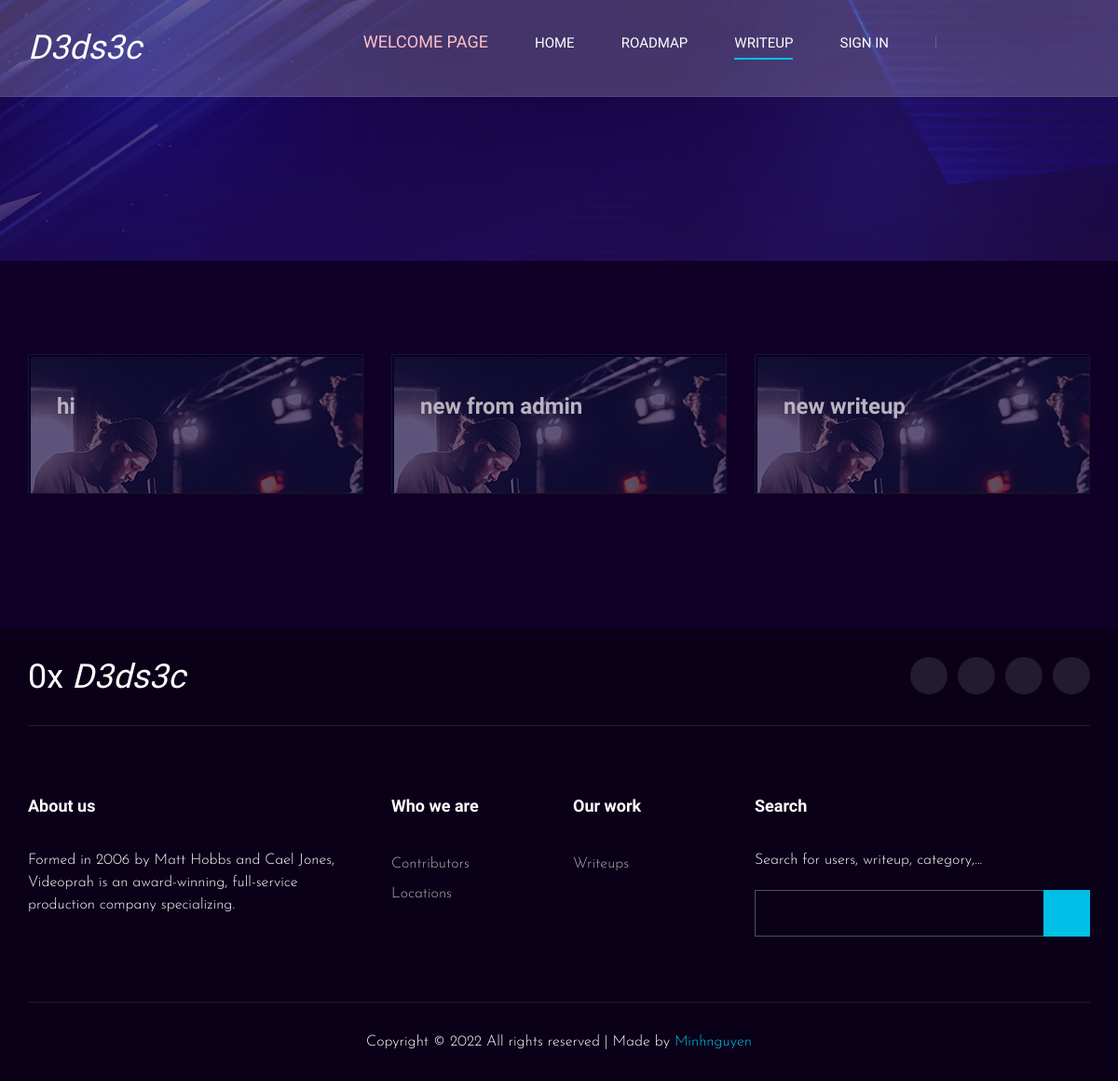
The page /dedsec/category/pwnable.kr/ on the database as committed earlier.
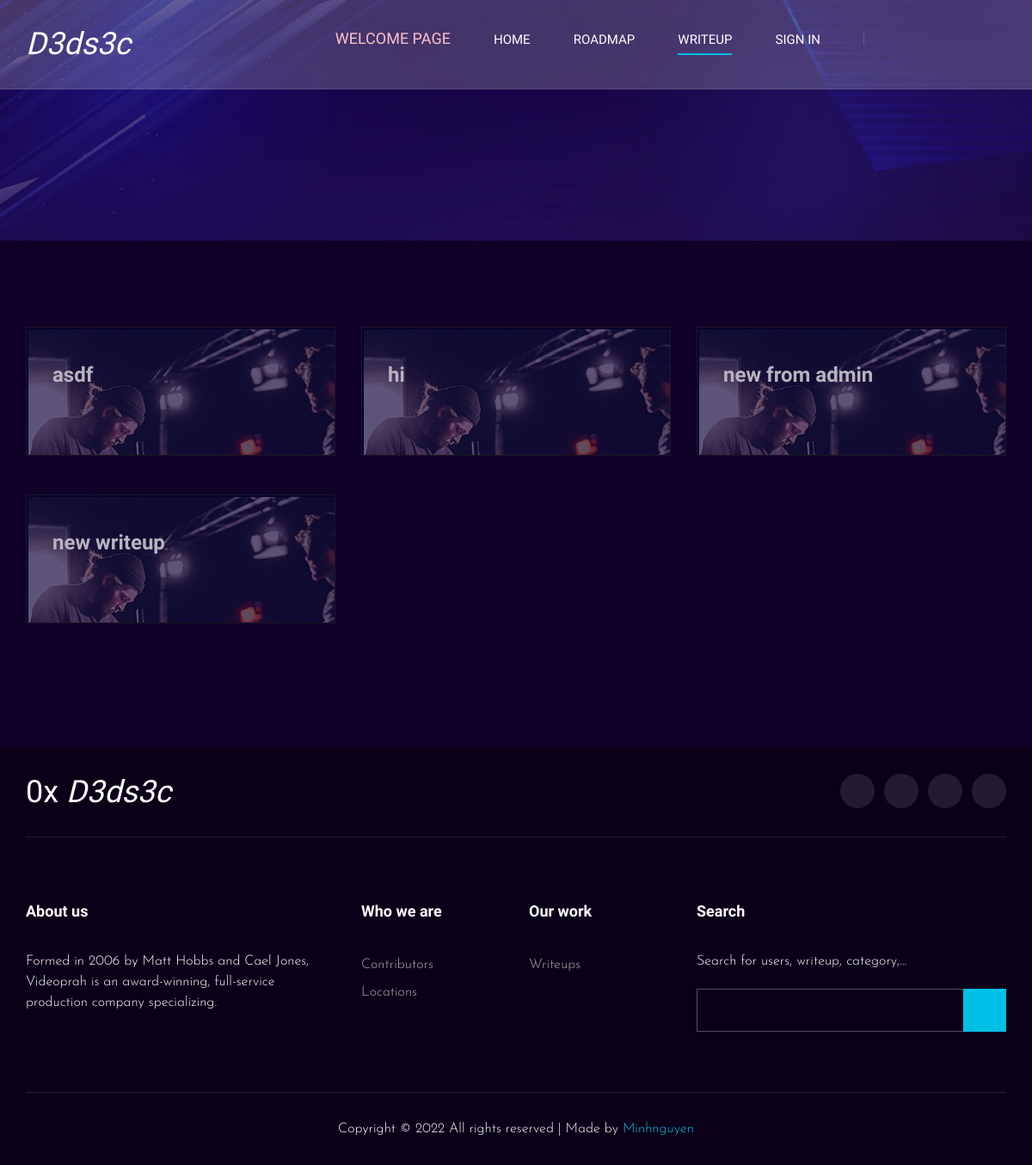
The same page on the database as committed later.
### writeup/models.py (models this page shows, shortened)
class Writeup(models.Model):
    like = models.ManyToManyField(User,related_name='like')
    title = models.CharField(max_length=100)
    prerequis =  RichTextUploadingField(blank=True, null=True)
    content_upload = RichTextUploadingField(blank=True, null=True)
    cate = models.ManyToManyField(Cate, related_name='writeup')
    date_create = models.DateTimeField(default = timezone.now)
    author = models.ForeignKey(User, on_delete=models.CASCADE,related_name='writeup')
    def __str__(self):
        return self.title

### writeup/views.py (the view)
class CateDetail(ListView):
    model = Writeup
    template_name = 'cate/catedetail.html'
    context_object_name = 'posts'
    def get_queryset(self) :
        t = get_object_or_404(Cate,tag=self.kwargs.get('tag'))
        return Writeup.objects.filter(cate=t).order_by('-date_create')

### writeup/templates/cate/catedetail.html (shortened to what this page needs)
{%extends 'writeup/base.html'%}
{%load static%}
{% block content %}
    <header class="header">
        <div class="container">
            <div class="row">
                <div class="col-lg-2">
                    <div class="header__logo">
                        <a href="{%url 'wuhpage'%}" style="color: white;"><h2 style="color: white;"><em> D3ds3c</em> </h2></a>
                    </div>
                </div>
                <div class="col-lg-10">
                    <div class="header__nav__option">
                        <nav class="header__nav__menu mobile-menu">
                            <ul>
                                <li style="color: red;"><a href="{%url 'welcomehome'%}" > <h5 style="color: pink;">Welcome page</h5></a></li>
                                <li ><a href="{%url 'wuhpage'%}">Home</a></li>
                                <li ><a href="#">Roadmap</a></li>
                                <li class="active"><a href="{%url 'writeup'%}">Writeup</a>
                                </li>
                                {%if user.is_authenticated%}
                                <li><a href="#">Hello, {{user.first_name}}</a>
                                    <ul class="dropdown">
                                        <li><a href="{% url 'profile' user.id %}">Profile</a></li>
                                        <li><a href="{% url 'logout'%}">Log out</a></li>
                                    </ul>
                                </li>
                                {%else%}
                                <li>
                                    <a href="{% url 'login'%}">Sign in</a>
                                </li>
                                {%endif%}
                        </nav>
                        <div class="header__nav__social">
                            <a href="https://www.facebook.com/profile.php?id=100068404994823"><i class="fa fa-facebook"></i></a>
                            <a href="https://twitter.com/phong20031"><i class="fa fa-twitter"></i></a>
                            <a href="https://www.instagram.com/_minh_nguyn/?hl=en"><i class="fa fa-instagram"></i></a>
                            <a href="https://zalo.me/0377075126"><i class="fa fa-youtube-play"></i></a>
                        </div>
                    </div>
                </div>
            </div>
        </div>
    </header>
    <div class="breadcrumb-option spad set-bg" data-setbg="{% static 'writeup/img/breadcrumb-bg.jpg'%}">
    </div>
    <section class="blog spad">
        <div class="container">
            <div class="row">
                {%for post in posts%}
                <div class="col-lg-4 col-md-6 col-sm-6">
                    <a href="{%url 'writeupdetail' post.id%}">
                    <div class="blog__item">
                        <h4>  {{post}}</h4>
                        <br>
                    </div>
                    </a>
                </div>
                {%endfor%}
            </div>
        </div>
    </section>
{% endblock %}

Rows that differ between the two databases and show on the page:
added Writeup: title "asdf"
